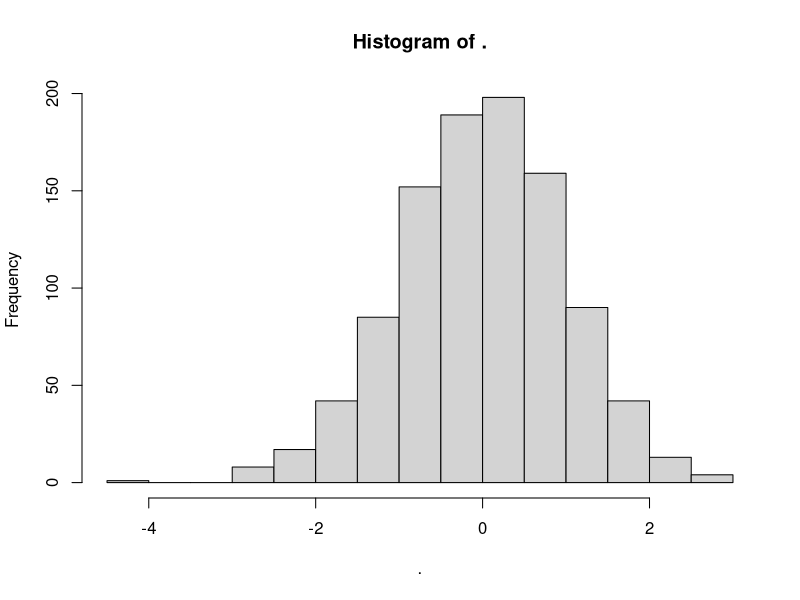
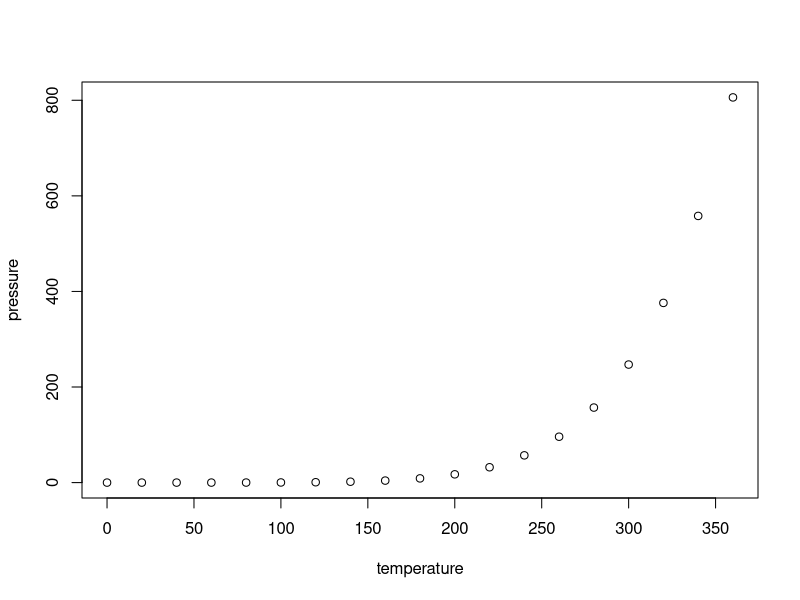

Here is the R script that generated these plots, in order:
## ---- chunk 1
knitr::opts_chunk$set(echo = TRUE)
## ---- chunk 2
summary(cars)
## ---- chunk 3

library("magrittr")

summary(mtcars)

## ---- chunk 4
rnorm(1000) %>% hist 

## ---- chunk 5
plot(pressure)
